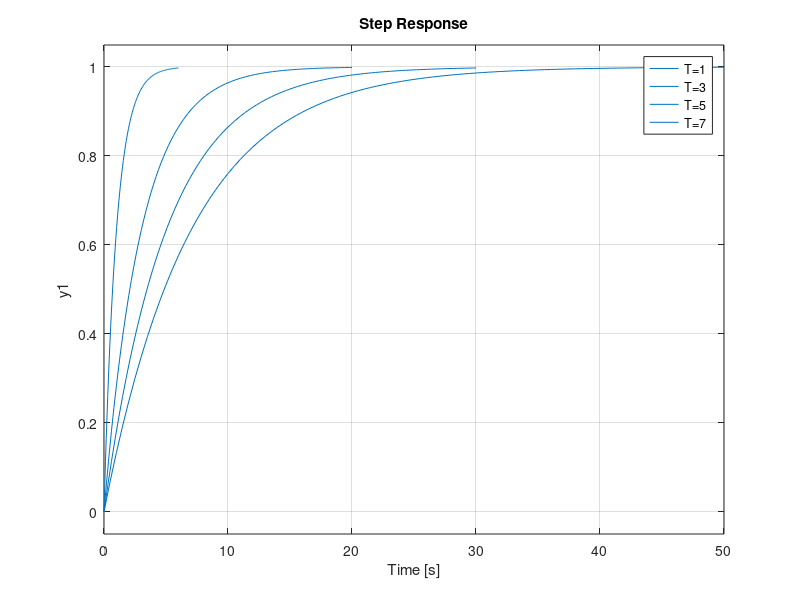

The MATLAB script that drew this image:
T = [1 3 5 7];

figure

for i=1:4
    num = [1];
    den = [T(i) 1];
    
    HS{i} = tf(num, den);
    figure(1)
    hold all
    step(HS{i})
end    

legend('T=1','T=3','T=5','T=7');
